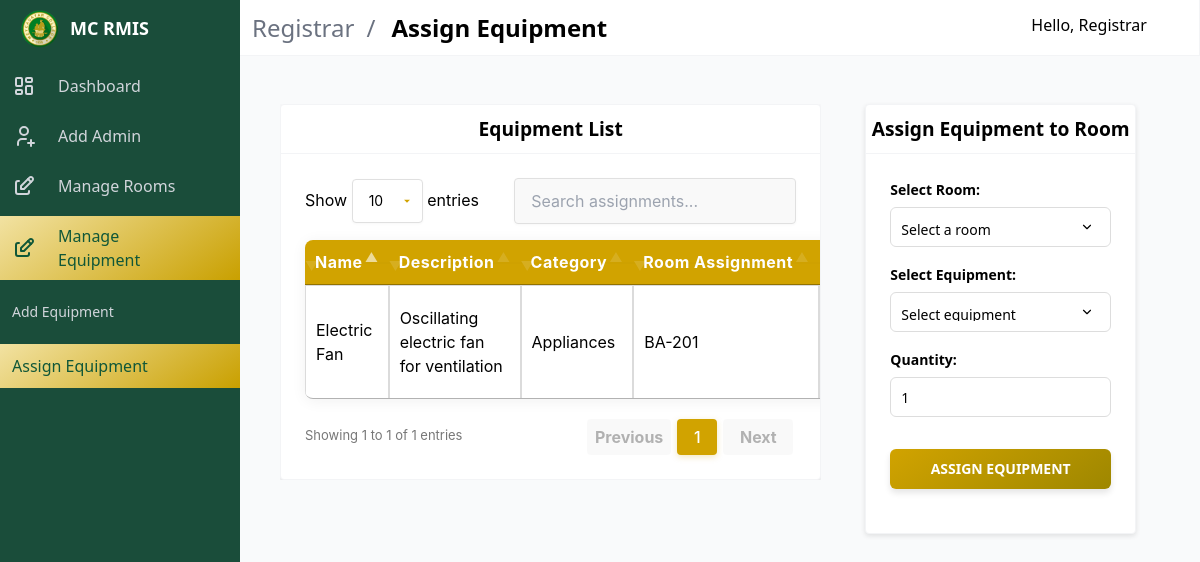
The app's page /registrar/reg_assign_equipt.php (signed in) with its own data.
### tables this page shows
CREATE TABLE `equipment` (
  `id` int(11) NOT NULL,
  `name` varchar(255) NOT NULL,
  `description` text DEFAULT NULL,
  `category` varchar(100) DEFAULT NULL,
  `created_at` timestamp NOT NULL DEFAULT current_timestamp()
);

### registrar/includes/assign_equipt.php (called while the page is built, shortened)
<?php
try {
    $conn = db();
    $sql = "SELECT e.id, e.name, e.description, e.category,
            COALESCE(r.room_name, 'Unassigned') as room_name,
            COALESCE(b.building_name, '') as building_name,
            COALESCE(re.quantity, 0) as quantity
            FROM equipment e
            INNER JOIN room_equipment re ON e.id = re.equipment_id
            INNER JOIN rooms r ON re.room_id = r.id
            INNER JOIN buildings b ON r.building_id = b.id
            ORDER BY e.created_at DESC";
    $result = $conn->query($sql);
    $equipment_list = $result->fetch_all(MYSQLI_ASSOC);
} catch (Exception $e) {
    $error_message = $e->getMessage();
}

### registrar/reg_assign_equipt.php (the view, shortened to what this page needs)
<?php include "includes/assign_equipt.php"; ?>
<!DOCTYPE html>
<html lang="en">
<head>
    <link rel="stylesheet" href="https://cdn.materialdesignicons.com/4.9.95/css/materialdesignicons.min.css">
    <link rel="stylesheet" href="../public/css/admin_styles/main.css">
    <link rel="stylesheet" href="../public/css/admin_styles/main_2.css">
    <link rel="stylesheet" href="../public/css/admin_styles/style-all.css">
    <link rel="stylesheet" href="../public/css/admin_styles/form_1.css">
    <link rel="stylesheet" href="https://cdn.datatables.net/1.11.5/css/jquery.dataTables.min.css">
    <link rel="stylesheet" href="../public/css/admin_styles/datatables.css">
</head>
<body>
    <div id="app">
        <?php
        include 'layout/topnav.php';
        include 'layout/sidebar.php';
        ?>
        <div class="all_container">
            <div class="table-container">
                <div class="card">
                    <header class="card-header">
                        <div class="new-title-container">
                            <p class="new-title">Equipment List</p>
                        </div>
                    </header>
                    <div class="card-content">
                        <table id="assignTable" class="adminTable table is-fullwidth is-striped">
                            <thead>
                                <tr class="titles">
                                    <th>Name</th>
                                    <th>Description</th>
                                    <th>Category</th>
                                    <th>Room Assignment</th>
                                    <th>Building</th>
                                </tr>
                            </thead>
                            <tbody>
                                <?php if (empty($equipment_list)): ?>
                                    <tr>
                                        <td colspan="6" class="has-text-centered">No equipment found.</td>
                                    </tr>
                                <?php else: ?>
                                    <?php foreach ($equipment_list as $equipment): ?>
                                        <tr>
                                            <td data-label="Name"><?= htmlspecialchars($equipment['name']) ?></td>
                                            <td data-label="Description"><?= htmlspecialchars($equipment['description']) ?></td>
                                            <td data-label="Category"><?= htmlspecialchars($equipment['category']) ?></td>
                                            <td data-label="Room"><?= htmlspecialchars($equipment['room_name']) ?></td>
                                            <td data-label="Building"><?= htmlspecialchars($equipment['building_name']) ?></td>
                                        </tr>
                                    <?php endforeach; ?>
                                <?php endif; ?>
                            </tbody>
                        </table>
                    </div>
                </div>
            </div>
            <section class="section main-section">
                <div class="card mt-6">
                    <header class="card-header">
                        <div class="new-title-container">
                            <p class="new-title">Assign Equipment to Room</p>
                        </div>
                    </header>
                    <div class="card-content">
                        <form method="POST">
                            <div class="field">
                                <div class="control" style="width: 100%; margin-bottom: 1rem;">
                                    <label class="label">Select Room:</label>
                                    <select class="input" name="room_id" required style="width: 100%;">
                                        <option value="">Select a room</option>
                                    </select>
                                </div>
                                <div class="control" style="width: 100%; margin-bottom: 1rem;">
                                    <label class="label">Select Equipment:</label>
                                    <select class="input" name="equipment_id" required style="width: 100%;">
                                        <option value="">Select equipment</option>
                                    </select>
                                </div>
                                <div class="control" style="width: 100%; margin-bottom: 1rem;">
                                    <label class="label">Quantity:</label>
                                    <input class="input" type="number" name="quantity" value="1" min="1" required style="width: 100%;">
                                </div>
                            </div>
                            <div class="field">
                                <div class="control">
                                    <button type="submit" name="assign_equipment" class="styled-button">Assign Equipment</button>
                                </div>
                            </div>
                        </form>
                    </div>
                </div>
            </section>
        </div>
    </div>
</body>
</html>

### public/css/admin_styles/main.css (style rules this page uses)
*,::after,::before { box-sizing:border-box;border-width:0;border-style:solid;border-color:#e5e7eb }
::after,::before { --tw-content:'' }
html { line-height:1.5;-moz-tab-size:4;-o-tab-size:4;tab-size:4;font-family:ui-sans-serif,system-ui,-apple-system,BlinkMacSystemFont,"Segoe UI",Roboto,"Helvetica Neue",Arial,"Noto Sans",sans-serif,"Apple Color Emoji","Segoe UI Emoji","Segoe UI Symbol","Noto Color Emoji" }
body { margin:0;line-height:inherit }
table { text-indent:0;border-color:inherit;border-collapse:collapse }
button,input,optgroup,select,textarea { font-family:inherit;font-size:100%;line-height:inherit;color:inherit;margin:0;padding:0 }
button,select { text-transform:none }
[type=button],[type=reset],[type=submit],button { background-color:transparent;background-image:none }
blockquote,dd,dl,figure,h1,h2,h3,h4,h5,h6,hr,p,pre { margin:0 }
input::placeholder,textarea::placeholder { opacity:1;color:#9ca3af }
[role=button],button { cursor:pointer }
audio,canvas,embed,iframe,img,object,svg,video { display:block; }
*,::after,::before { --tw-translate-x:0;--tw-translate-y:0;--tw-rotate:0;--tw-skew-x:0;--tw-skew-y:0;--tw-scale-x:1;--tw-scale-y:1;--tw-scroll-snap-strictness:proximity;--tw-ring-offset-width:0px;--tw-ring-offset-color:#fff;--tw-ring-color:rgb(59 130 246 / 0.5);--tw-ring-offset-shadow:0 0 #0000;--tw-ring-shadow:0 0 #0000;--tw-shadow:0 0 #0000;--tw-shadow-colored:0 0 #0000 }
.field:not(:last-child) { margin-bottom:.75rem }
.label { margin-bottom:.5rem;display:block;font-weight:700 }
.control { position:relative }
.file-cta,.file-name,.input,.select select,.textarea { border-radius:.25rem;border-width:1px;--tw-border-opacity:1;border-color:rgb(156 163 175 / var(--tw-border-opacity));padding-left:.75rem;padding-right:.75rem;padding-top:.5rem;padding-bottom:.5rem }
.file-cta,.file-name,.input,.select select { height:2.5rem }
.input,.select select,.textarea { width:100%;max-width:100%;--tw-bg-opacity:1;background-color:rgb(255 255 255 / var(--tw-bg-opacity)) }
.table { display:table }
body { --tw-bg-opacity:1;padding-top:3.5rem;font-size:1rem;line-height:1.5rem }
@media (min-width:1024px) { body { padding-left:15rem } }
#app { width:100vw;transition-property:all;transition-timing-function:cubic-bezier(.4,0,.2,1);transition-duration:150ms }
@media (min-width:1024px) { #app { width:auto } }
.main-section { padding:1.5rem }
.card { border-radius:.25rem;border-width:1px;--tw-border-opacity:1;border-color:rgb(243 244 246 / var(--tw-border-opacity));--tw-bg-opacity:1;background-color:rgb(255 255 255 / var(--tw-bg-opacity)) }
.card-content { padding:1.5rem }
.card-header { display:flex;align-items:stretch;border-bottom-width:1px;--tw-border-opacity:1;border-color:rgb(243 244 246 / var(--tw-border-opacity)) }
table { width:100% }
thead { display:none }
@media (min-width:1024px) { thead { display:table-header-group } }
tr { position:relative;display:block;max-width:100%;border-bottom-width:4px;--tw-border-opacity:1;border-color:rgb(243 244 246 / var(--tw-border-opacity)) }
@media (min-width:1024px) { tr { display:table-row;border-bottom-width:0 } }
tr:last-child { border-bottom-width:0 }
@media (min-width:1024px) { th { padding-top:.5rem;padding-bottom:.5rem;padding-left:.75rem;padding-right:.75rem;text-align:left } }
td { display:flex;justify-content:space-between;border-bottom-width:1px;--tw-border-opacity:1;border-color:rgb(243 244 246 / var(--tw-border-opacity));padding-top:.75rem;padding-bottom:.75rem;padding-left:1rem;padding-right:1rem;text-align:right;vertical-align:top }
@media (min-width:1024px) { td { display:table-cell;border-bottom-width:0;padding-top:.5rem;padding-bottom:.5rem;padding-left:.75rem;padding-right:.75rem;text-align:left;vertical-align:middle } }
@media (min-width:1024px) { td:before { content:attr(data-label);padding-right:.75rem;text-align:left;font-weight:600 } }

### registrar/reg_assign_equipt.php (style rules this page uses)
.card-content { padding: 1.5rem; }

### records on screen
equipment: name "Electric Fan", description "Oscillating electric fan for ventilation", category "Appliances", room_name "BA-201"

### other values on screen
$moduleName "Registrar"
$currentPageTitle "Assign Equipment"
$userData['name'] "Registrar"
$menuItem['title'] "Dashboard"
$menuItem['title'] "Add Admin"
$menuItem['title'] "Manage Rooms"
$menuItem['title'] "Manage Equipment"
$child['title'] "Add Equipment"
$child['title'] "Assign Equipment"
